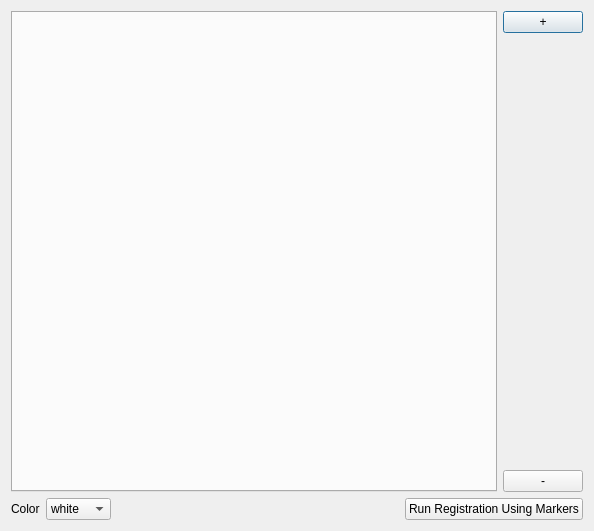
<?xml version="1.0" encoding="UTF-8"?>
<ui version="4.0">
 <class>Dialog</class>
 <widget class="QDialog" name="Dialog">
  <property name="geometry">
   <rect>
    <x>0</x>
    <y>0</y>
    <width>594</width>
    <height>531</height>
   </rect>
  </property>
  <property name="windowTitle">
   <string>Markers</string>
  </property>
  <layout class="QVBoxLayout" name="verticalLayout_2">
   <item>
    <layout class="QHBoxLayout" name="horizontalLayout_3">
     <item>
      <widget class="QTabWidget" name="tabWidget">
       <property name="currentIndex">
        <number>-1</number>
       </property>
      </widget>
     </item>
     <item>
      <layout class="QVBoxLayout" name="verticalLayout">
       <item>
        <widget class="QPushButton" name="add_marker_button">
         <property name="text">
          <string>+</string>
         </property>
        </widget>
       </item>
       <item>
        <spacer name="verticalSpacer">
         <property name="orientation">
          <enum>Qt::Vertical</enum>
         </property>
         <property name="sizeHint" stdset="0">
          <size>
           <width>20</width>
           <height>40</height>
          </size>
         </property>
        </spacer>
       </item>
       <item>
        <widget class="QPushButton" name="remove_marker_button">
         <property name="text">
          <string>-</string>
         </property>
        </widget>
       </item>
      </layout>
     </item>
    </layout>
   </item>
   <item>
    <layout class="QHBoxLayout" name="horizontalLayout_2">
     <item>
      <widget class="QLabel" name="label">
       <property name="text">
        <string>Color</string>
       </property>
      </widget>
     </item>
     <item>
      <widget class="QComboBox" name="marker_color_widget">
       <item>
        <property name="text">
         <string>white</string>
        </property>
       </item>
       <item>
        <property name="text">
         <string>yellow</string>
        </property>
       </item>
       <item>
        <property name="text">
         <string>green</string>
        </property>
       </item>
       <item>
        <property name="text">
         <string>red</string>
        </property>
       </item>
       <item>
        <property name="text">
         <string>blue</string>
        </property>
       </item>
       <item>
        <property name="text">
         <string>black</string>
        </property>
       </item>
      </widget>
     </item>
     <item>
      <spacer name="horizontalSpacer">
       <property name="orientation">
        <enum>Qt::Horizontal</enum>
       </property>
       <property name="sizeHint" stdset="0">
        <size>
         <width>40</width>
         <height>20</height>
        </size>
       </property>
      </spacer>
     </item>
     <item>
      <widget class="QPushButton" name="pushButton">
       <property name="text">
        <string>Run Registration Using Markers</string>
       </property>
      </widget>
     </item>
    </layout>
   </item>
  </layout>
 </widget>
 <resources/>
 <connections>
  <connection>
   <sender>add_marker_button</sender>
   <signal>clicked()</signal>
   <receiver>Dialog</receiver>
   <slot>add_marker_button_clicked()</slot>
   <hints>
    <hint type="sourcelabel">
     <x>580</x>
     <y>49</y>
    </hint>
    <hint type="destinationlabel">
     <x>447</x>
     <y>95</y>
    </hint>
   </hints>
  </connection>
  <connection>
   <sender>remove_marker_button</sender>
   <signal>clicked()</signal>
   <receiver>Dialog</receiver>
   <slot>remove_marker_button_clicked()</slot>
   <hints>
    <hint type="sourcelabel">
     <x>580</x>
     <y>475</y>
    </hint>
    <hint type="destinationlabel">
     <x>446</x>
     <y>286</y>
    </hint>
   </hints>
  </connection>
  <connection>
   <sender>marker_color_widget</sender>
   <signal>currentIndexChanged(QString)</signal>
   <receiver>Dialog</receiver>
   <slot>marker_color_changed()</slot>
   <hints>
    <hint type="sourcelabel">
     <x>134</x>
     <y>500</y>
    </hint>
    <hint type="destinationlabel">
     <x>233</x>
     <y>489</y>
    </hint>
   </hints>
  </connection>
 </connections>
 <slots>
  <slot>add_marker_button_clicked()</slot>
  <slot>remove_marker_button_clicked()</slot>
  <slot>marker_color_changed()</slot>
 </slots>
</ui>
